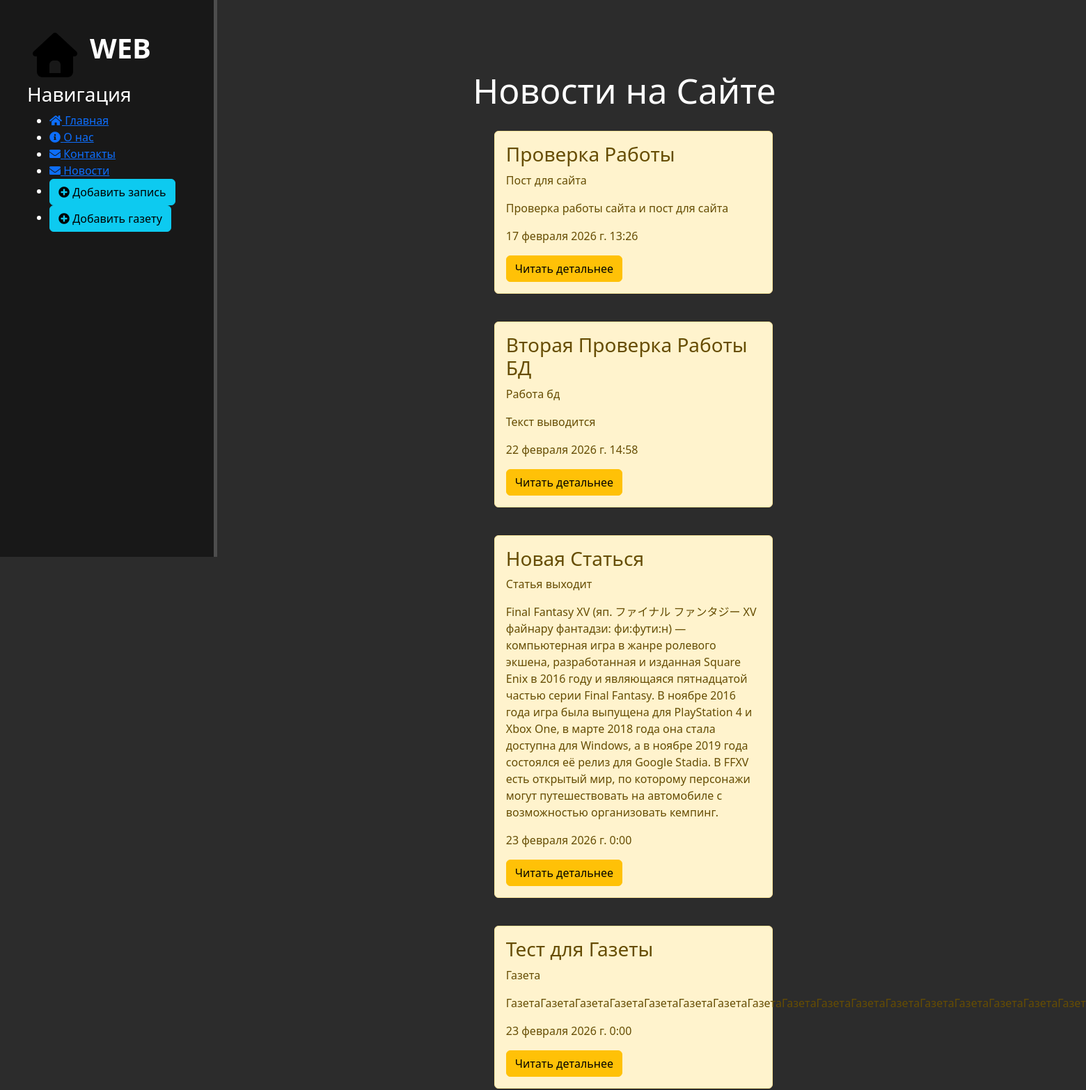
Before: /news/ (upper part) with the older database file.
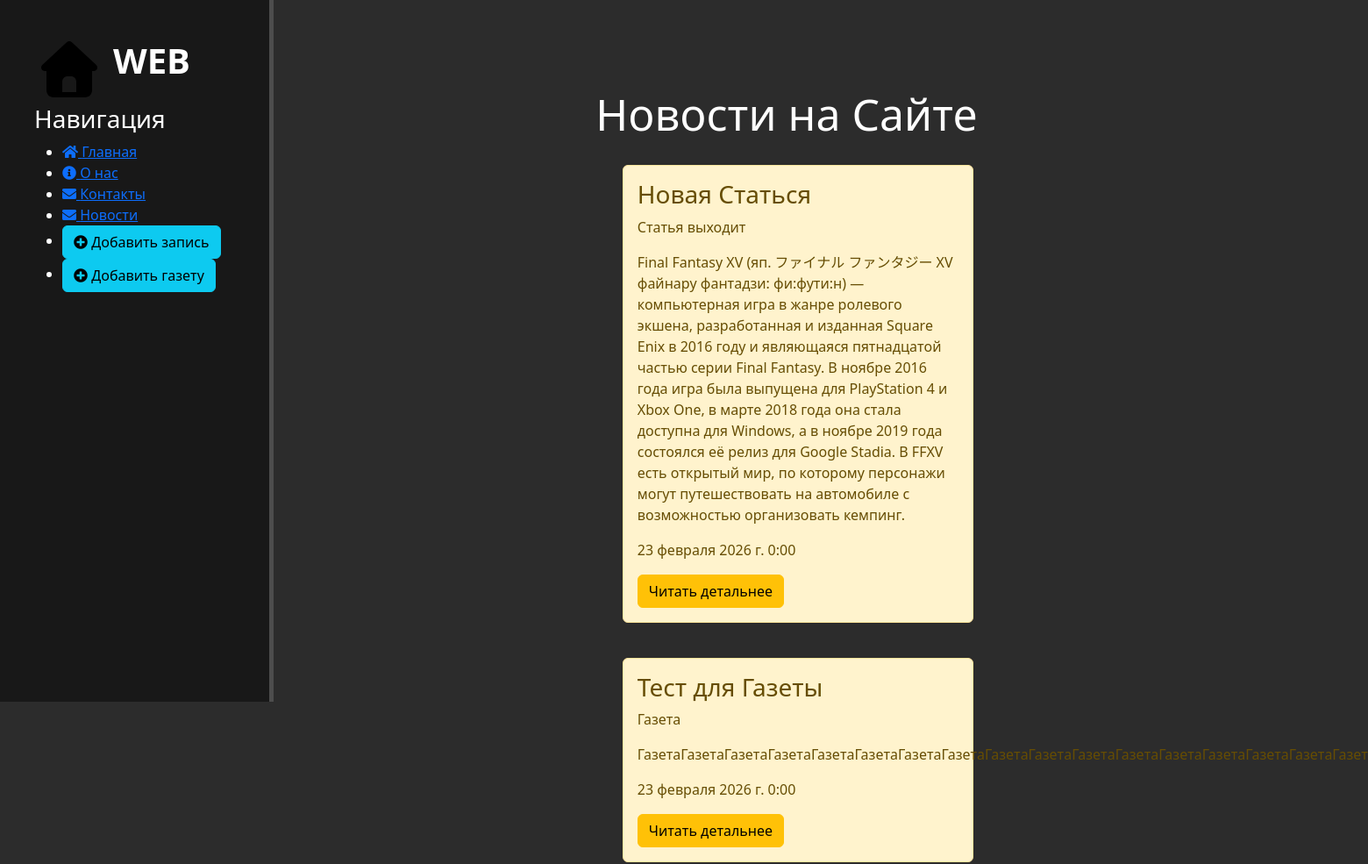
After: the same page with the newer database file.
### news/models.py (models this page shows, shortened)
class Articles(models.Model):
    title = models.CharField('Название', max_length=50)
    anons = models.CharField('Анонс', max_length=250)
    full_text = models.TextField('Статья')
    date = models.DateTimeField('Дата публикации')
    class Meta:
        verbose_name = 'Новость'
        verbose_name_plural = 'Новости'

### news/views.py (the view)
# urls.py: path('',views.news_home,name="news_home"),
def news_home(request):
    news=Articles.objects.order_by('date')[:10]
    newspaper_news=Newspaper.objects.order_by('name')[:10]
    return render(request, 'news/news_home.html',{'news':news,'newspaper_news':newspaper_news})

### news/templates/news/news_home.html (shortened to what this page needs)
{% extends 'main/layout.html' %}
{% block content %}
    <div class="features">
        <h1>Новости на Сайте</h1>
        {% if news %}
        {% for el in news %}
            <div class="alert alert-warning">
                <h3>{{el.title}}</h3>
                <p>{{el.anons}}</p>
                <p>{{el.full_text}}</p>
                <p>{{el.date}}</p>
                <a href ="{% url 'news_detail' el.id %}" class="btn btn-warning">Читать детальнее</a>
            </div>
        {% endfor %}
        {% else %}
            <p>Записей пока нет</p>
        {% endif %}
    </div>
{% endblock %}

### main/templates/main/layout.html (shortened to what this page needs)
{% load static %}
<!doctype html>
<html lang="en">
<head>
    <link rel="stylesheet" href="https://cdn.jsdelivr.net/npm/bootstrap@5.3.3/dist/css/bootstrap.min.css">
    <link rel="stylesheet" href="{% static 'main/css/main.css' %}">
    <link rel="stylesheet" href="https://use.fontawesome.com/releases/v5.8.2/css/all.css">
</head>
<body>
   <aside>
    <img src="{% static 'main/img/house-solid-full.svg' %}" alt="Лого">
    <span class="logo">WEB</span>
    <h3>Навигация</h3>
    <ul>
        <li><a href="{% url 'home' %}"><i class="fas fa-home"></i> Главная</a></li>
        <li><a href="{% url 'about' %}"><i class="fas fa-info-circle"></i> О нас</a></li>
        <li><a href="{% url 'kontacts' %}"><i class="fas fa-envelope"></i> Контакты</a></li>
        <li><a href="{% url 'news_home' %}"><i class="fas fa-envelope"></i> Новости</a></li>
        <li>
            <a href="{% url 'create' %}" class="btn btn-info">
                <i class="fas fa-plus-circle"></i> Добавить запись
            </a>
        </li>
        <li>
            <a href="{% url 'news_create' %}" class="btn btn-info">
                <i class="fas fa-plus-circle"></i> Добавить газету
            </a>
        </li>
    </ul>
</aside>
    <main>
        {% block content %}
        {% endblock %}
    </main>
</body>
</html>

### main/static/main/css/main.css (style rules this page uses)
body { background: #2c2c2c; }
aside { float: left; background: #181818; width: 20%; padding: 2.5%; height: 100vh; color: #fff; border-right: 5px solid #4d4d4d; }
aside img { float: left; width: 80px; }
aside .logo { font-size: 40px; margin-left: 10px; font-weight: bold; }
main .features { float: left; color: #fff; margin-top: 100px; text-align: center; width: 75%; }
main .features h1 { font-size: 50px; }
.alert-warning { float: left; clear: both; width: 400px; margin: 20px 34%; text-align: left; }

Changed rows visible on the page:
removed Articles: title "Проверка Работы", anons "Пост для сайта", full_text "Проверка работы сайта и пост для сайта", date "17 февраля 2026 г. 13:26"
removed Articles: title "Вторая Проверка Работы БД", anons "Работа бд", full_text "Текст выводится", date "22 февраля 2026 г. 14:58"
